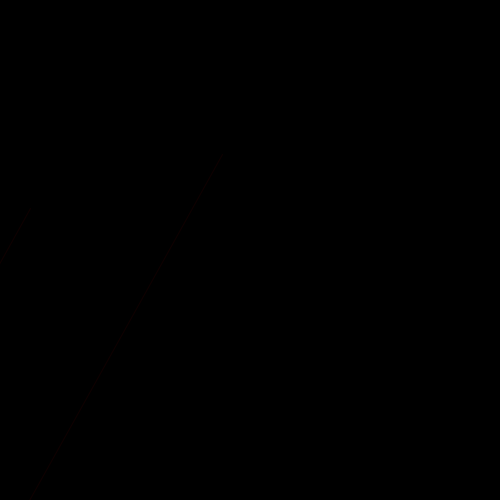
Frame 1 (no input)
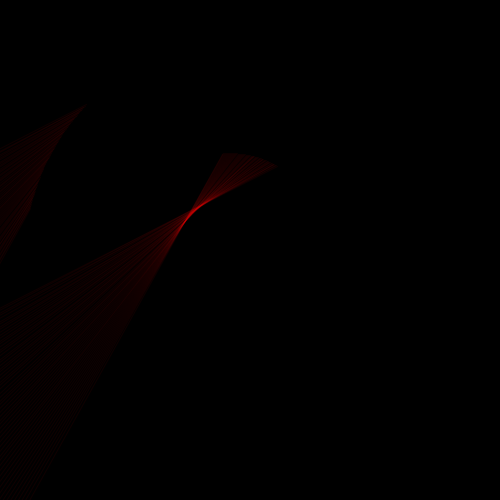
Frame 60 (the mouse pressed at the canvas centre just before this capture)
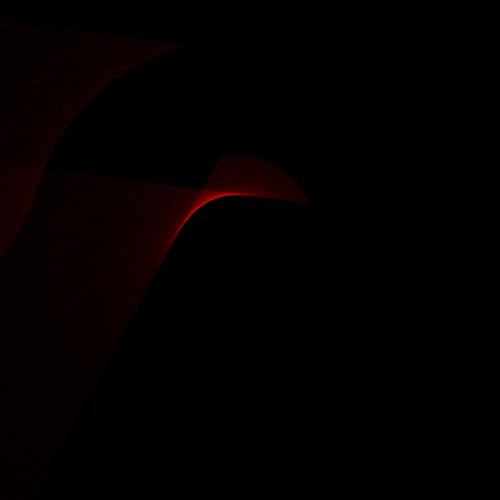
Frame 120 (the mouse held since frame 60 and released just before this capture)

The Processing sketch that drew these frames (run headless with seeded random() and noise(); from frame 60 on, the mouse is pressed at the canvas centre):

// Processing sketch: processing_19950
// ── processing_19950.pde

float orbit = -5;
 
void setup()
{
  size(500, 500);
  frameRate(120);
  background(0);
  colorMode(HSB);
}

void draw()
{
  noFill();
  stroke(orbit*15,250, 250, 15);
  orbit +=0.01;
  translate(width/2, height/2);
  rotate(orbit);
  curv(orbit*20,0, 200, 200, orbit*20);
   if(orbit>20)
  {
    noLoop();
}

}
 
void curv(float x, float y, float a, float b, float c)
{
    curveTightness(c);
  beginShape();
  curveVertex(x - a, y);
  curveVertex(x, y);
  curveVertex(x, y + b);
  curveVertex(x-b , y - b);
  endShape();
 
}
